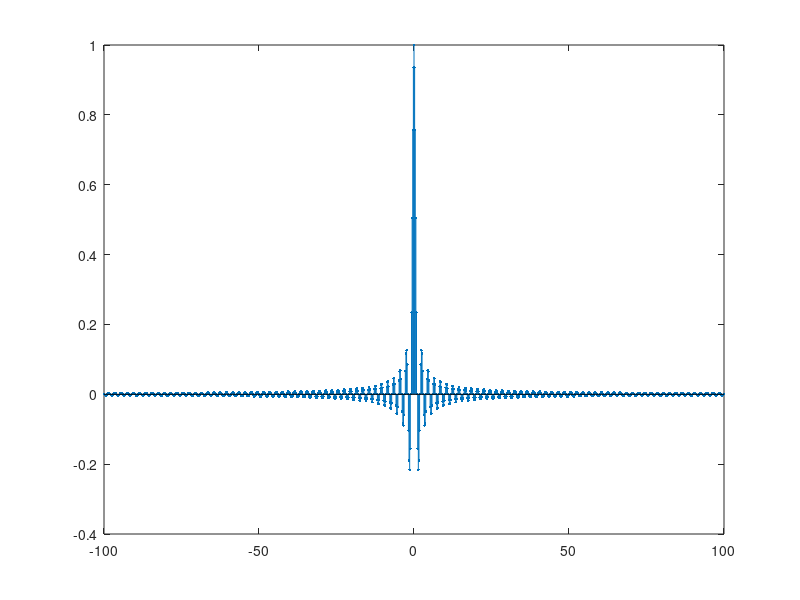
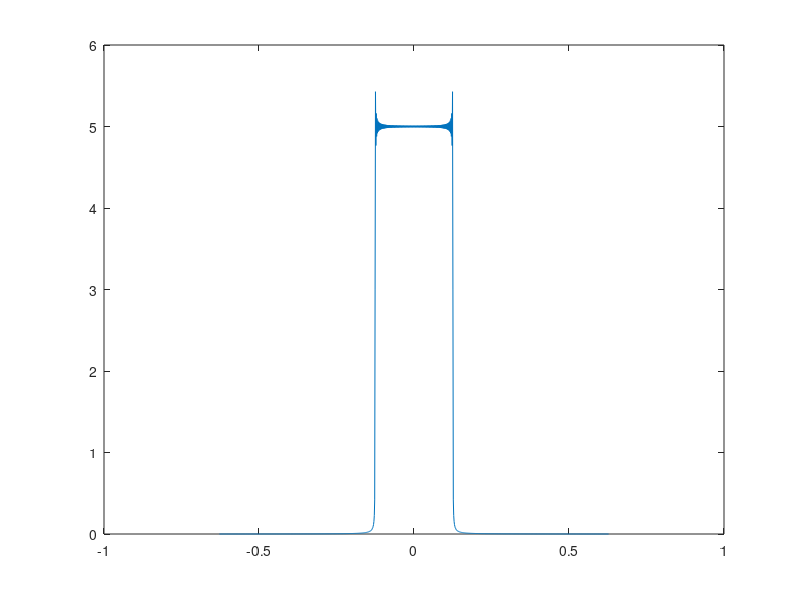
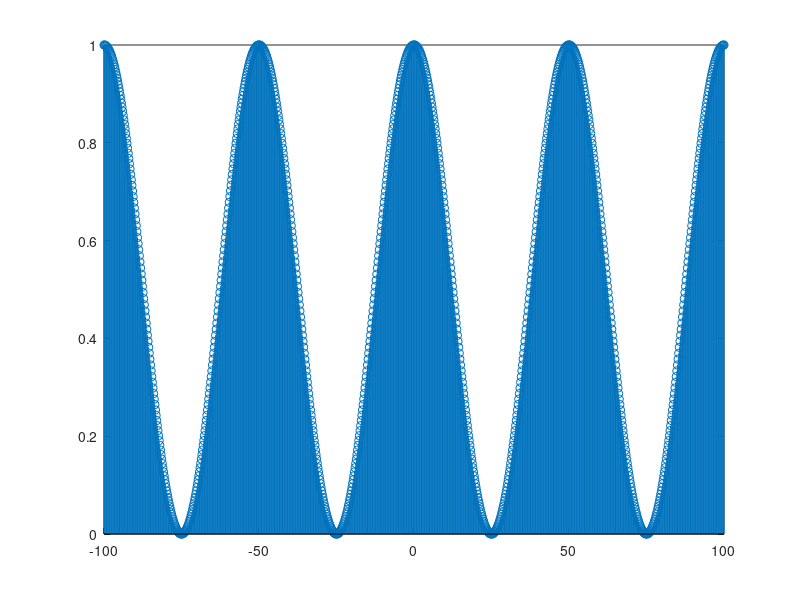
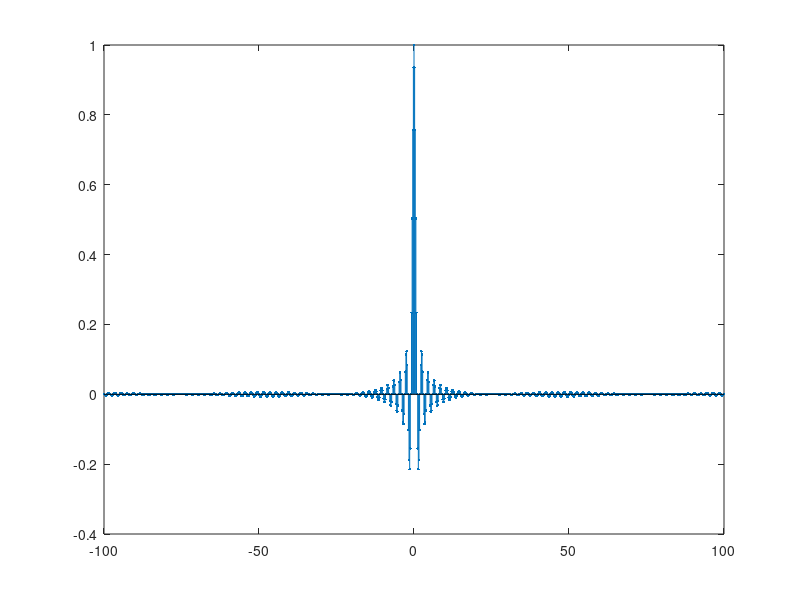

The MATLAB source for these figures, in order:
% a)
n = linspace(-100, 100, 1001);
x = sinc(n);
figure, stem(n, x, ".");

% b) 
omega = 2*pi*n / 1001;
x_fft = fft(x);
figure, plot (omega,fftshift(abs(x_fft)));

% c)
w = 0.5*(1+cos(2*pi*n/50));
figure, stem (n,w);

% d)
y = x.*w;
figure, stem(n,y,".");

% e)
y_fft = fft(y);
figure, plot(omega, fftshift(abs(y_fft)));